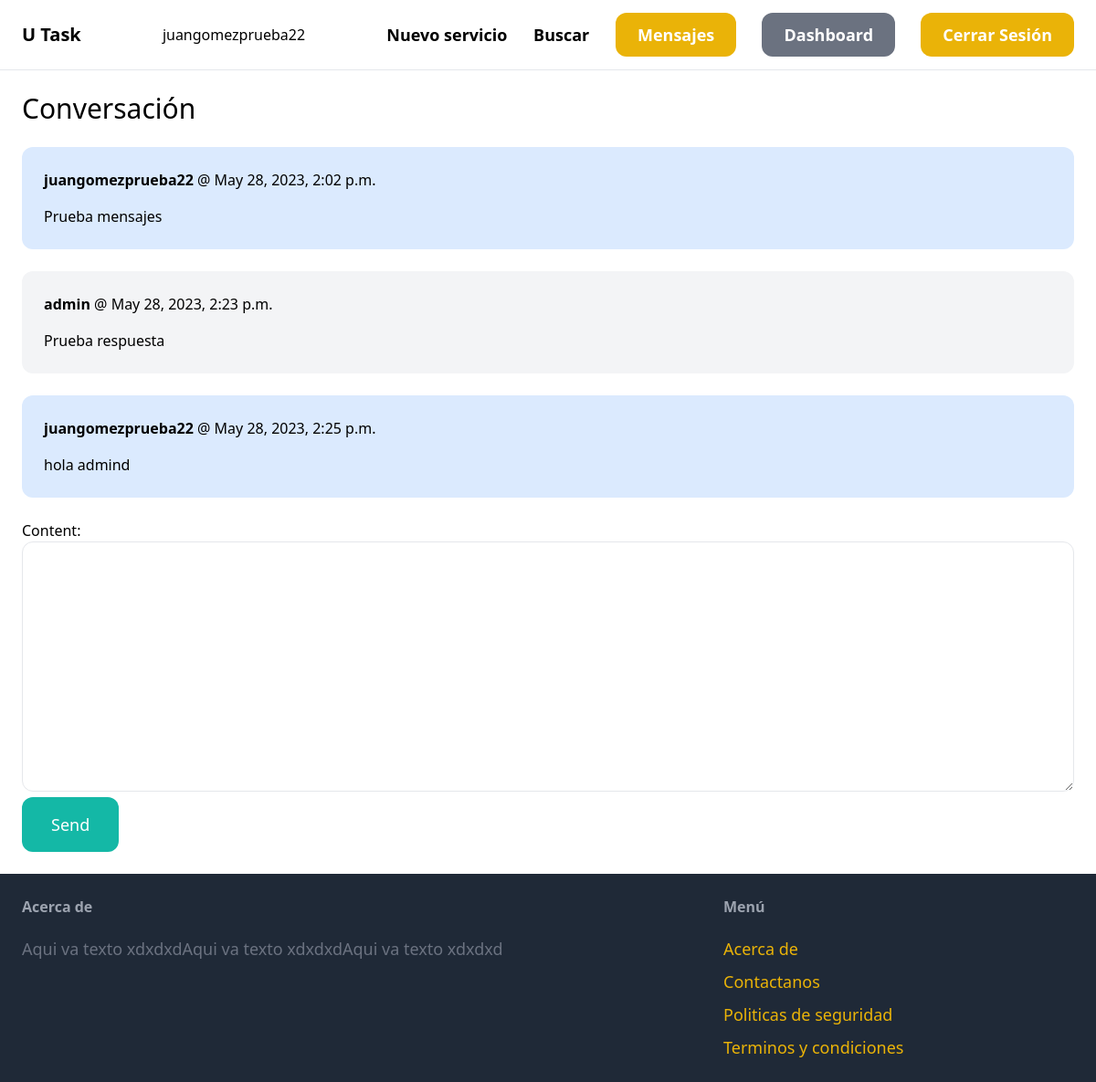
Screenshot of /inbox/1/ (signed in) with the database file from the repository.
### conversation/models.py (models this page shows)
class ConversationMessage(models.Model):
    conversation = models.ForeignKey(Conversation, related_name='messages', on_delete=models.CASCADE)
    content = models.TextField()
    created_at = models.DateTimeField(auto_now_add=True)
    created_by = models.ForeignKey(User, related_name='created_messages', on_delete=models.CASCADE)

### conversation/views.py (the view)
# urls.py: path('<int:pk>/', views.detail, name='detail'),
@login_required
def detail(request, pk):
    conversation = Conversation.objects.filter(members__in=[request.user.id]).get(pk=pk)
    if request.method == 'POST':
        form = ConversationMessageForm(request.POST)
        if form.is_valid():
            conversation_message = form.save(commit=False)
            conversation_message.conversation = conversation
            conversation_message.created_by = request.user
            conversation_message.save()
            conversation.save()
            return redirect('conversation:detail', pk=pk)
    else:
        form = ConversationMessageForm()
    return render(request, 'conversation/detail.html', {
        'conversation': conversation,
        'form': form
    })

### conversation/forms.py
class ConversationMessageForm(forms.ModelForm):
    class Meta:
        model = ConversationMessage
        fields = ('content',)
        widgets = {
            'content': forms.Textarea(attrs={
                'class': 'w-full py-4 px-6 rounded-xl border'
            })
        }

### conversation/templates/conversation/detail.html (shortened to what this page needs)
{% extends 'core/base.html' %}
{% block content %}
<h1 class="mb-6 text-3xl">Conversación</h1>
<div class="space-y-6">
    {% for message in conversation.messages.all %}
        <div class="p-6 flex {% if message.created_by == request.user %}bg-blue-100{% else %}bg-gray-100{% endif %} rounded-xl">
            <div>
                <p class="mb-4"><strong>{{ message.created_by.username }}</strong> @ {{ message.created_at }}</p>
                <p>{{ message.content }}</p>
            </div>
        </div>
    {% endfor %}
</div>
<form method="post" action="." class="mt-6">
    {{ form.as_p }}
    <button class="py-4 px-8 text-lg bg-teal-500 hover:bg-teal-700 rounded-xl text-white">Send</button>
</form>
{% endblock %}

### core/templates/core/base.html (shortened to what this page needs)
<!DOCTYPE html>
<html>
    <head>
        <script src="https://cdn.tailwindcss.com"></script>
    </head>
    <body>
        <nav class="py-6 px-6 flex justify-between items-center border-b border-gray-200">
            <a href="/" class="text-xl font-semibold">U Task</a>
            <a>{{user.username}}</a>
            <div class="space-x-6">
                <a href="{%url 'item:new'%}" class="text-lg font-semibold hover:text-gray-500"> Nuevo servicio </a>
                <a href="{% url 'item:items'%}" class="text-lg font-semibold hover:text-gray-500"> Buscar </a>
                {%if request.user.is_authenticated%}
                <a href="{%url 'conversation:inbox'%}" class="px-6 py-3 text-lg font-semibold bg-yellow-500 text-white rounded-xl hover:bg-yellow-700">Mensajes</a>
                <a href="{%url 'dashboard:index'%}" class="px-6 py-3 text-lg font-semibold bg-gray-500 text-white rounded-xl hover:bg-gray-700">Dashboard</a>
                <a href="{% url 'core:exit' %}" class="px-6 py-3 text-lg font-semibold bg-yellow-500 text-white rounded-xl hover:bg-yellow-700">Cerrar Sesión</a>
                {%else %}
                    <a href="{% url 'core:signup' %}" class="px-6 py-3 text-lg font-semibold bg-yellow-500 text-white rounded-xl hover:bg-yellow-700">Regístrate</a>
                    <a href="{% url 'core:login'%}" class="px-6 py-3 text-lg font-semibold bg-gray-500 text-white rounded-xl hover:bg-gray-700">Inicia Sesión</a>
                {%endif%}
            </div>
        </nav>
        <div class="px-6 py-6">
            {% block content %}
            {% endblock %}
        </div>
        <footer class="py-6 px-6 flex justify-between bg-gray-800">
            <div class="w-2/3 pr-10">
                <h3 class="mb-5 font-semibold text-gray-400">Acerca de</h3>
                <p class="text-lg text-gray-500">Aqui va texto xdxdxdAqui va texto xdxdxdAqui va texto xdxdxd</p>
            </div>
            <div class="w-1/3">
                <h3 class="mb-5 font-semibold text-gray-400">Menú</h3>
                <ul class="space-y-2">
                    <li><a href="#" class="text-lg text-yellow-500 hover:textyellow-700">Acerca de</a></li>
                    <li><a href="{% url 'core:contact' %}" class="text-lg text-yellow-500 hover:textyellow-700">Contactanos</a></li>
                    <li><a href="#" class="text-lg text-yellow-500 hover:textyellow-700">Politicas de seguridad</a></li>
                    <li><a href="#" class="text-lg text-yellow-500 hover:textyellow-700">Terminos y condiciones</a></li>
                </ul>
            </div>
        </footer>
    </body>
</html>

### rows the page displays
ConversationMessage: created_by.username "juangomezprueba22", created_at "May 28, 2023, 2:02 p.m.", content "Prueba mensajes"
ConversationMessage: created_by.username "admin", created_at "May 28, 2023, 2:23 p.m.", content "Prueba respuesta"
ConversationMessage: created_by.username "juangomezprueba22", created_at "May 28, 2023, 2:25 p.m.", content "hola admind"

### other values shown
{{ user.username }} "juangomezprueba22"
